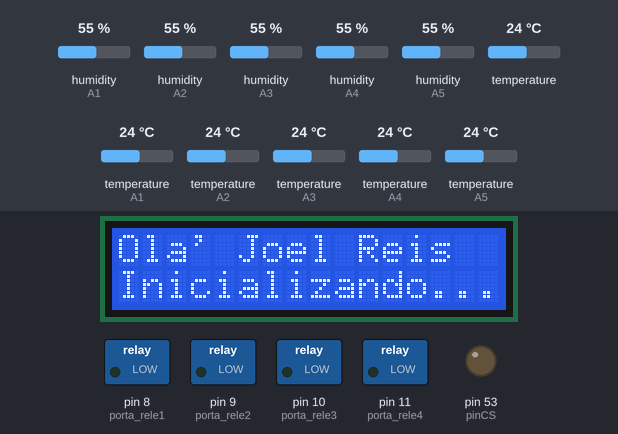
This sketch was run on a simulated Arduino Mega 2560, built with avr-gcc and run on an emulated ATmega2560. On the bench: 16×2 character LCD, switched loads named in the sketch (green lamp = pin HIGH), output pins drawn as LEDs (lit = HIGH). The inputs (shaded band) are chosen by the test bench; at power-on: humidity (sensors on A1, A2, A3, A4, A5) 55 %, temperature 24 °C, temperature (sensors on A1, A2, A3, A4, A5) 24 °C. The local clock reads 2024-03-15 10:24:30 at power-on unless the sketch sets it; storage starts empty; what the sketch prints to the serial monitor is not drawn.

Above: at 0.1 s.
At 4.2 s:
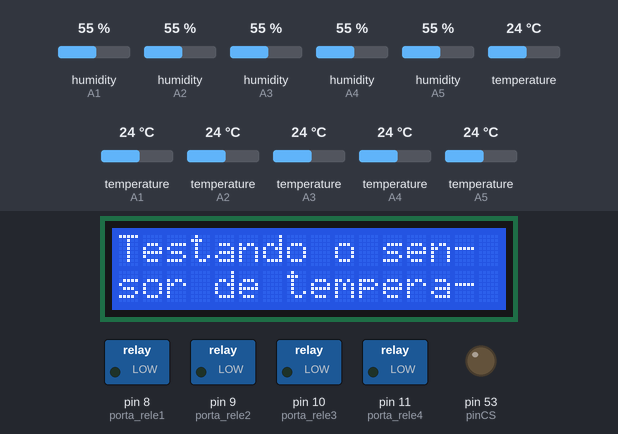
At 6.7 s:
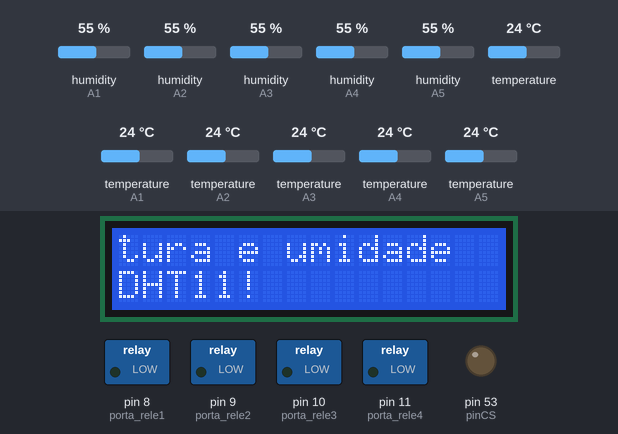
At 13.5 s:
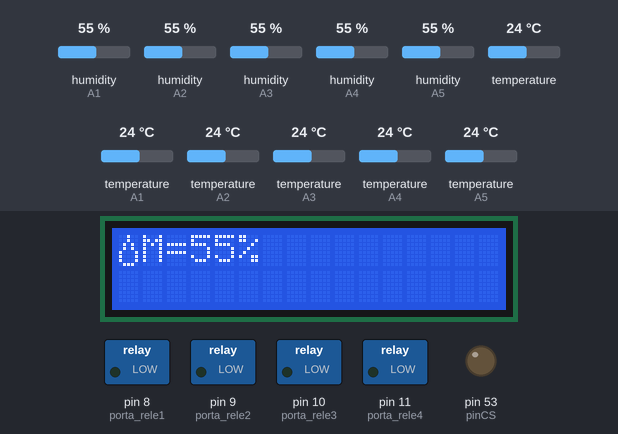
At 24.1 s:
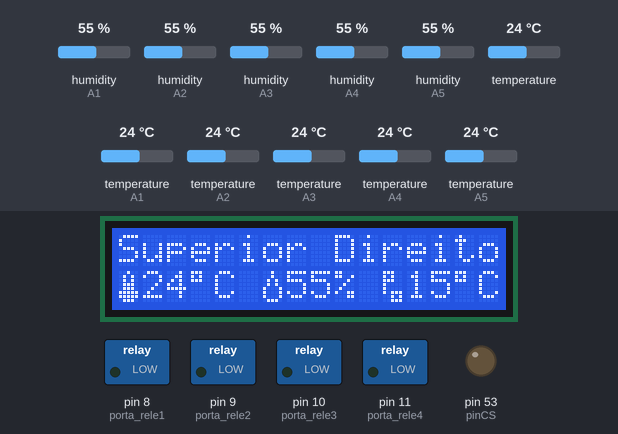
At 36.8 s:
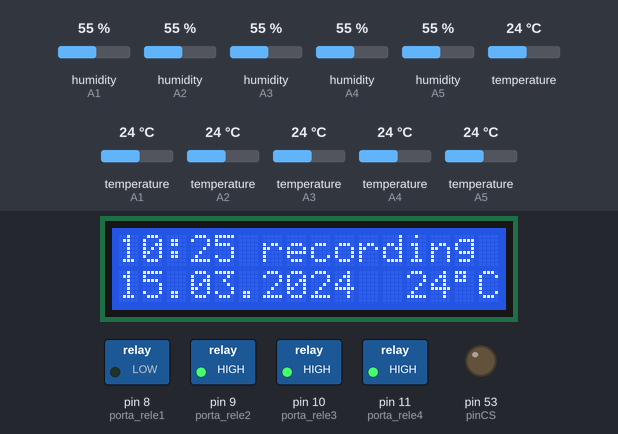
Timing chart, 0 to 38.3 s (numbered marks = the images above):
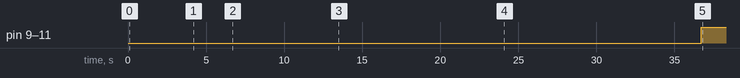

The sketch:

sketch_may18_Temp_LCD_motor_datalogger.ino
```cpp
//---------- Bloco de define e inclusão de bibliotecas ----------------//
#include <dht.h> //Biblioteca do DHT
#include <Wire.h> //Biblioteca do módulo I2C
#include <LiquidCrystal_I2C.h> //Biblioteca do LCD
#include <Time.h>
#include <SD.h>
#include <SPI.h>
#include <DS3231.h>


File myFile;
DS3231  rtc(SDA, SCL);
int pinCS = 53; // Pin 10 on Arduino Uno

byte termometro[8] = //icon for termometer
{
    B00100,
    B01010,
    B01010,
    B01110,
    B01110,
    B11111,
    B11111,
    B01110
};

byte gota[8] = //icon for water droplet
{
  B00100,
  B00100,
  B01010,
  B01010,
  B10001,
  B10001,
  B10001,
  B01110
};


byte orvalho[8] = //icone para ponto de orvalho
{
  B11100,
  B10100,
  B11100,
  B10000,
  B10000,
  B10111,
  B00101,
  B00111
};


LiquidCrystal_I2C lcd(0x27, 2, 1, 0, 4, 5, 6, 7, 3, POSITIVE); // configurações do LCD

#define dht1_dpin A1 //Pino DATA do Sensor ligado na porta Analogica A1
#define dht2_dpin A2 //Pino DATA do Sensor ligado na porta Analogica A2
#define dht3_dpin A3 //Pino DATA do Sensor ligado na porta Analogica A3
#define dht4_dpin A4 //Pino DATA do Sensor ligado na porta Analogica A4
#define dht5_dpin A5 //Pino DATA do Sensor ligado na porta Analogica A5

dht DHT1; //Inicializa o DHT
dht DHT2; //Inicializa o DHT
dht DHT3; //Inicializa o DHT
dht DHT4; //Inicializa o DHT
dht DHT5; //Inicializa o DHT

//Porta ligada ao pino IN1 do modulo
int porta_rele1 = 8;
//Porta ligada ao pino IN2 do modulo
int porta_rele2 = 9;
//Porta ligada ao pino IN3 do modulo
int porta_rele3 = 10;
//Porta ligada ao pino IN4 do modulo
int porta_rele4 = 11;

Time t;


// ------------- Inicialização de DHT e LCD ---------------------------//
void setup() {
  lcd.begin(16, 2); // inicializa o LCD
  lcd.setCursor(0, 0);
  lcd.print("Ola' Joel Reis");
  lcd.setCursor(0, 1);
  lcd.print("Inicializando...");

  delay(1500);
  lcd.clear();
  lcd.setCursor(0, 0);
  lcd.print("Objetivo:");
  lcd.setCursor(0, 1);
  lcd.print("Umidade < 45%");
  delay(2500);
  lcd.clear();

  lcd.setCursor(0, 0);
  lcd.print("Testando o sen-");
  lcd.setCursor(0, 1);
  lcd.print("sor de tempera-");
  delay(2500);
  lcd.clear();
  lcd.setCursor(0, 0);
  lcd.print("tura e umidade");
  lcd.setCursor(0,1);
  lcd.print("DHT11!");
  delay(2500);
  lcd.clear();

  lcd.createChar(1,termometro);
  lcd.createChar(2,gota);
  lcd.createChar(3,orvalho);

 //Define pinos para o rele como saida
  pinMode(porta_rele1, OUTPUT);
  pinMode(porta_rele2, OUTPUT);
  pinMode(porta_rele3, OUTPUT);
  pinMode(porta_rele4, OUTPUT);


  Serial.begin(9600);
    pinMode(pinCS, OUTPUT);


  // SD Card Initialization
  if (SD.begin())
  {
    Serial.println("SD card is ready to use.");
    lcd.setCursor(0, 0);
    lcd.clear();
    lcd.setCursor(0, 1);
    lcd.clear();
    lcd.setCursor(0, 0);
    lcd.print("SD ok!");
    lcd.setCursor(0, 1);
    lcd.print("Arquivo ok!");

    Serial.println("Data, Hora, Temp.CPU, Temp1, Umid1, Temp2, Umid2, Temp3, Umid3, Temp4, Umid4, Temp5, Umid5");
    myFile = SD.open("test.txt", FILE_WRITE);

  } else
  {
    Serial.println("SD card initialization failed");
    lcd.setCursor(0, 0);
    lcd.clear();
    lcd.setCursor(0, 1);
    lcd.clear();
    lcd.setCursor(0, 0);
    lcd.print("Erro ao ler Card");
    lcd.setCursor(0, 1);
    lcd.print("Verif SD ou Arq!");
    delay (3000);

    digitalWrite(porta_rele1, HIGH);  //Desliga rele 1
    digitalWrite(porta_rele2, HIGH);  //Desliga rele 2
    digitalWrite(porta_rele3, HIGH);  //Desliga rele 3

    return;

  }
  myFile = SD.open("test.txt", FILE_WRITE);
  if (myFile) {
    myFile.println("Data, Hora, Temp.CPU, Temp1, Umid1, Temp2, Umid2, Temp3, Umid3, Temp4, Umid4, Temp5, Umid5");

    myFile.close(); // close the file
  }
  // if the file didn't open, print an error:
  else {
    Serial.println("error opening test.txt");

  }
  delay(3000);


   rtc.begin();

    //Depois de ajustado os dados do RTC as duas linhas abaixos devem ser comentadas
//rtc.setDOW(FRIDAY);     // Set Day-of-Week to SUNDAY
//rtc.setTime(22, 00, 00);     // Set the time to 21:51:00 (24hr format)
//rtc.setDate( 5, 6, 2018);   // Set the date to Jun 05th, 2018

}

// ------------------- Lê e mostra informações -------------------- //
void loop() {

  t = rtc.getTime();

  DHT1.read11(dht1_dpin); //Lê as informações do sensor
  DHT2.read11(dht2_dpin); //Lê as informações do sensor
  DHT3.read11(dht3_dpin); //Lê as informações do sensor
  DHT4.read11(dht4_dpin); //Lê as informações do sensor
  DHT5.read11(dht5_dpin); //Lê as informações do sensor
  delay(1000); //Espera um segundo para as informações aparecerem.
  //Ler a temperatura ou humidade leva cerca de 250 milisegundos!

  //float h = dht.readHumidity();
  //Lê a temperatura em Celsius (padrão)
  //float t = dht.readTemperature();
  // Checando se qualquer leitura falhou.
  if (isnan(DHT1.humidity) || isnan(DHT1.temperature)) {
    lcd.setCursor(0, 1);
    lcd.print("Falha ao ler");
 // if (isnan(DHT2.humidity) || isnan(DHT2.temperature)) {
 //   lcd.setCursor(0, 1);
 //   lcd.print("Falha ao ler");
    return;
  }
  lcd.setCursor(0, 0);
  lcd.clear();
  lcd.setCursor(0, 1);
  lcd.clear();

    //mostrar umidade média dos pontos:

  lcd.setCursor(0, 0);
  lcd.write(2);
  lcd.setCursor(1, 0);
  lcd.print("M=");
  lcd.setCursor(3, 0);
  lcd.print(int((DHT1.humidity+DHT2.humidity+DHT3.humidity+DHT4.humidity+DHT5.humidity)/5));
  lcd.setCursor(5, 0);
  lcd.print("%");
  delay(2500);

    //mostrar temperatura média dos pontos:

  lcd.setCursor(0, 1);
  lcd.write(1);
  lcd.setCursor(1, 1);
  lcd.print("M=");
  lcd.setCursor(3, 1);
  lcd.print(int((DHT1.temperature+DHT2.temperature+DHT3.temperature+DHT4.temperature+DHT5.temperature)/5));
  lcd.setCursor(5, 1);
  lcd.print((char)223);
  lcd.setCursor(6, 1);
  lcd.print("C");
  delay(2500);

    //mostrar ponto de orválho médio dos pontos:

  lcd.setCursor(8, 0);
  lcd.write(3);
  lcd.setCursor(9, 0);
  lcd.print("M=");
  if ((int(((DHT1.temperature+DHT2.temperature+DHT3.temperature+DHT4.temperature+DHT5.temperature)/5)-((100-((DHT1.humidity+DHT2.humidity+DHT3.humidity+DHT4.humidity+DHT5.humidity)/5))/5)))<10)
  lcd.setCursor(12, 0);
  else
  lcd.setCursor(11, 0);
  lcd.print(int(((DHT1.temperature+DHT2.temperature+DHT3.temperature+DHT4.temperature+DHT5.temperature)/5)-((100-((DHT1.humidity+DHT2.humidity+DHT3.humidity+DHT4.humidity+DHT5.humidity)/5))/5)));
  lcd.setCursor(13, 0);
  lcd.print((char)223);
  lcd.setCursor(14, 0);
  lcd.print("C");
  delay(3000);

  lcd.setCursor(0, 0);
  lcd.clear();
  lcd.setCursor(0, 1);
  lcd.clear();

  //sensor 1
  lcd.setCursor(0, 0);
  lcd.print("Inferior Direito");
  lcd.setCursor(0, 1);
  lcd.write(1);
  lcd.setCursor(1, 1);
  lcd.print(DHT1.temperature,0);
  lcd.setCursor(3, 1);
  lcd.print((char)223);
  lcd.setCursor(4, 1);
  lcd.print("C");
  lcd.setCursor(6, 1);
  lcd.write(2);
  lcd.setCursor(7, 1);
  lcd.print(DHT1.humidity,0);
  lcd.setCursor(9, 1);
  lcd.print("%");
  lcd.setCursor(11, 1);
  lcd.write(3);
  if ((int(DHT1.temperature-((100-DHT1.humidity)/5)))<10)
  lcd.setCursor(13, 1);
  else
  lcd.setCursor(12, 1);
  lcd.print(int(DHT1.temperature-((100-DHT1.humidity)/5)));
  lcd.setCursor(14, 1);
  lcd.print((char)223);
  lcd.setCursor(15, 1);
  lcd.print("C");
  delay(2500);
  lcd.setCursor(0, 0);
  lcd.clear();
  lcd.setCursor(0, 1);
  lcd.clear();


  //sensor 2
  lcd.setCursor(0, 0);
  lcd.print("Superior Direito");
  lcd.setCursor(0, 1);
  lcd.write(1);
  lcd.setCursor(1, 1);
  lcd.print(DHT2.temperature,0);
  lcd.setCursor(3, 1);
  lcd.print((char)223);
  lcd.setCursor(4, 1);
  lcd.print("C");
  lcd.setCursor(6, 1);
  lcd.write(2);
  lcd.setCursor(7, 1);
  lcd.print(DHT2.humidity,0);
  lcd.setCursor(9, 1);
  lcd.print("%");
  lcd.setCursor(11, 1);
  lcd.write(3);
  if ((int(DHT2.temperature-((100-DHT2.humidity)/5)))<10)
  lcd.setCursor(13, 1);
  else
  lcd.setCursor(12, 1);
  lcd.print(int(DHT2.temperature-((100-DHT2.humidity)/5)));
  lcd.setCursor(14, 1);
  lcd.print((char)223);
  lcd.setCursor(15, 1);
  lcd.print("C");
  delay(2500);
  lcd.setCursor(0, 0);
  lcd.clear();
  lcd.setCursor(0, 1);
  lcd.clear();

  //sensor 3
  lcd.setCursor(0, 0);
  lcd.print("SuperiorEsquerdo");
  lcd.setCursor(0, 1);
  lcd.write(1);
  lcd.setCursor(1, 1);
  lcd.print(DHT3.temperature,0);
  lcd.setCursor(3, 1);
  lcd.print((char)223);
  lcd.setCursor(4, 1);
  lcd.print("C");
  lcd.setCursor(6, 1);
  lcd.write(2);
  lcd.setCursor(7, 1);
  lcd.print(DHT3.humidity,0);
  lcd.setCursor(9, 1);
  lcd.print("%");
  lcd.setCursor(11, 1);
  lcd.write(3);
  if ((int(DHT3.temperature-((100-DHT3.humidity)/5)))<10)
  lcd.setCursor(13, 1);
  else
  lcd.setCursor(12, 1);
  lcd.print(int(DHT3.temperature-((100-DHT3.humidity)/5)));
  lcd.setCursor(14, 1);
  lcd.print((char)223);
  lcd.setCursor(15, 1);
  lcd.print("C");
  delay(2500);
  lcd.setCursor(0, 0);
  lcd.clear();
  lcd.setCursor(0, 1);
  lcd.clear();

  //sensor 4
  lcd.setCursor(0, 0);
  lcd.print("InferiorEsquerdo");
  lcd.setCursor(0, 1);
  lcd.write(1);
  lcd.setCursor(1, 1);
  lcd.print(DHT4.temperature,0);
  lcd.setCursor(3, 1);
  lcd.print((char)223);
  lcd.setCursor(4, 1);
  lcd.print("C");
  lcd.setCursor(6, 1);
  lcd.write(2);
  lcd.setCursor(7, 1);
  lcd.print(DHT4.humidity,0);
  lcd.setCursor(9, 1);
  lcd.print("%");
  lcd.setCursor(11, 1);
  lcd.write(3);
  if ((int(DHT4.temperature-((100-DHT4.humidity)/5)))<10)
  lcd.setCursor(13, 1);
  else
  lcd.setCursor(12, 1);
  lcd.print(int(DHT4.temperature-((100-DHT4.humidity)/5)));
  lcd.setCursor(14, 1);
  lcd.print((char)223);
  lcd.setCursor(15, 1);
  lcd.print("C");
  delay(2500);
  lcd.setCursor(0, 0);
  lcd.clear();
  lcd.setCursor(0, 1);
  lcd.clear();

  //sensor 5
  lcd.setCursor(0, 0);
  lcd.print("Atra's ao Centro");
  lcd.setCursor(0, 1);
  lcd.write(1);
  lcd.setCursor(1, 1);
  lcd.print(DHT5.temperature,0);
  lcd.setCursor(3, 1);
  lcd.print((char)223);
  lcd.setCursor(4, 1);
  lcd.print("C");
  lcd.setCursor(6, 1);
  lcd.write(2);
  lcd.setCursor(7, 1);
  lcd.print(DHT5.humidity,0);
  lcd.setCursor(9, 1);
  lcd.print("%");
  lcd.setCursor(11, 1);
  lcd.write(3);
  if ((int(DHT5.temperature-((100-DHT5.humidity)/5)))<10)
  lcd.setCursor(13, 1);
  else
  lcd.setCursor(12, 1);
  lcd.print(int(DHT5.temperature-((100-DHT5.humidity)/5)));
  lcd.setCursor(14, 1);
  lcd.print((char)223);
  lcd.setCursor(15, 1);
  lcd.print("C");
  delay(2500);
  lcd.setCursor(0, 0);
  lcd.clear();
  lcd.setCursor(0, 1);
  lcd.clear();

  //mostrar data, hora e temp na CPU/RTC:

  lcd.setCursor(0, 0);
  lcd.print(rtc.getTimeStr(FORMAT_SHORT));
  lcd.setCursor(0, 1);
  lcd.print(rtc.getDateStr());
  lcd.setCursor(12, 1);
  lcd.print(int(rtc.getTemp()));
  lcd.setCursor(14, 1);
  lcd.print((char)223);
  lcd.setCursor(15, 1);
  lcd.print("C");

  delay(2500);


                                                                        // funcionamento apenas diurnamente
  if (DHT1.humidity  > 45
   // && ((t.hour) > 06 && (t.hour) < 19)
      ||                                                                // se a umidade do sensor 1
      DHT2.humidity  > 45
   // && ((t.hour) > 06 && (t.hour) < 19)
      ||                                                                // ou se a umidade do sensor 2
      DHT3.humidity  > 45
   // && ((t.hour) > 06 && (t.hour) < 19)
      ||                                                                // ou se a umidade do sensor 3
      DHT4.humidity  > 45
   // && ((t.hour) > 06 && (t.hour) < 19)
      ||                                                                // ou se a umidade do sensor 3
      DHT5.humidity  > 45
   // && ((t.hour) > 06 && (t.hour) < 19)
      )                                                                 //for maior que 45%, então:
  {

  digitalWrite(porta_rele1, LOW);   //Liga rele 1
  digitalWrite(porta_rele2, HIGH);  //desliga rele 2
  digitalWrite(porta_rele3, HIGH);  //desliga rele 3


  ;}

  else {

  digitalWrite(porta_rele1, HIGH);  //Desliga rele 1
  digitalWrite(porta_rele2, HIGH);  //Desliga rele 2
  digitalWrite(porta_rele3, HIGH);  //Desliga rele 3

  ;}

  if ((int(rtc.getTemp()))  // controle do cooler CPU
  > 24){

  digitalWrite(porta_rele4, LOW);  //Liga rele 4

  ;}

  else {

  digitalWrite(porta_rele4, HIGH);  //Desliga rele 4
  ;}


  Serial.print(rtc.getDateStr());
  Serial.print(",");
  Serial.print(rtc.getTimeStr());
  Serial.print(",");
  Serial.print(int(rtc.getTemp())); //Case do Arduino
  Serial.print(",");
  Serial.print(DHT1.temperature,0);
  Serial.print(",");
  Serial.print(DHT1.humidity,0);

  Serial.print(",");
  Serial.print(DHT2.temperature,0);
  Serial.print(",");
  Serial.print(DHT2.humidity,0);

  Serial.print(",");
  Serial.print(DHT3.temperature,0);
  Serial.print(",");
  Serial.print(DHT3.humidity,0);

  Serial.print(",");
  Serial.print(DHT4.temperature,0);
  Serial.print(",");
  Serial.print(DHT4.humidity,0);

  Serial.print(",");
  Serial.print(DHT5.temperature,0);
  Serial.print(",");
  Serial.println(DHT5.humidity,0);

     //mostrar status do datalloger:
//    if((t.min) < 1 )   // coletar dados a cada 10 minutos
//    {
    lcd.setCursor(6, 0);
    lcd.print("recording");

    myFile = SD.open("test.txt", FILE_WRITE);
  if (myFile)
    {


    myFile.print(rtc.getDateStr());
    myFile.print(",");
    myFile.print(rtc.getTimeStr());
    myFile.print(",");
    myFile.print(int(rtc.getTemp()));
    myFile.print(",");
    myFile.print(DHT1.temperature,0);
    myFile.print(",");
    myFile.print(DHT1.humidity,0);

    myFile.print(",");
    myFile.print(DHT2.temperature,0);
    myFile.print(",");
    myFile.print(DHT2.humidity,0);

    myFile.print(",");
    myFile.print(DHT3.temperature,0);
    myFile.print(",");
    myFile.print(DHT3.humidity,0);

    myFile.print(",");
    myFile.print(DHT4.temperature,0);
    myFile.print(",");
    myFile.print(DHT4.humidity,0);

    myFile.print(",");
    myFile.print(DHT5.temperature,0);
    myFile.print(",");
    myFile.println(DHT5.humidity,0);

    myFile.close(); // close the file

//    }
    }
  // if the file didn't open, print an error:
  else {
    Serial.println("error opening test.txt");
    lcd.setCursor(6, 0);
    lcd.print("monitoring");


    }


  delay(3000);
}
```

Measured:
- by itself, pin 9 (porta_rele2), pin 10 (porta_rele3), pin 11 (porta_rele4): LOW → HIGH at 36.7 s
- what the display in image 1 shows lasts 2.6 s, from 4.1 s to 6.7 s
- what the display in image 2 shows lasts 2.5 s, from 6.7 s to 9.2 s
